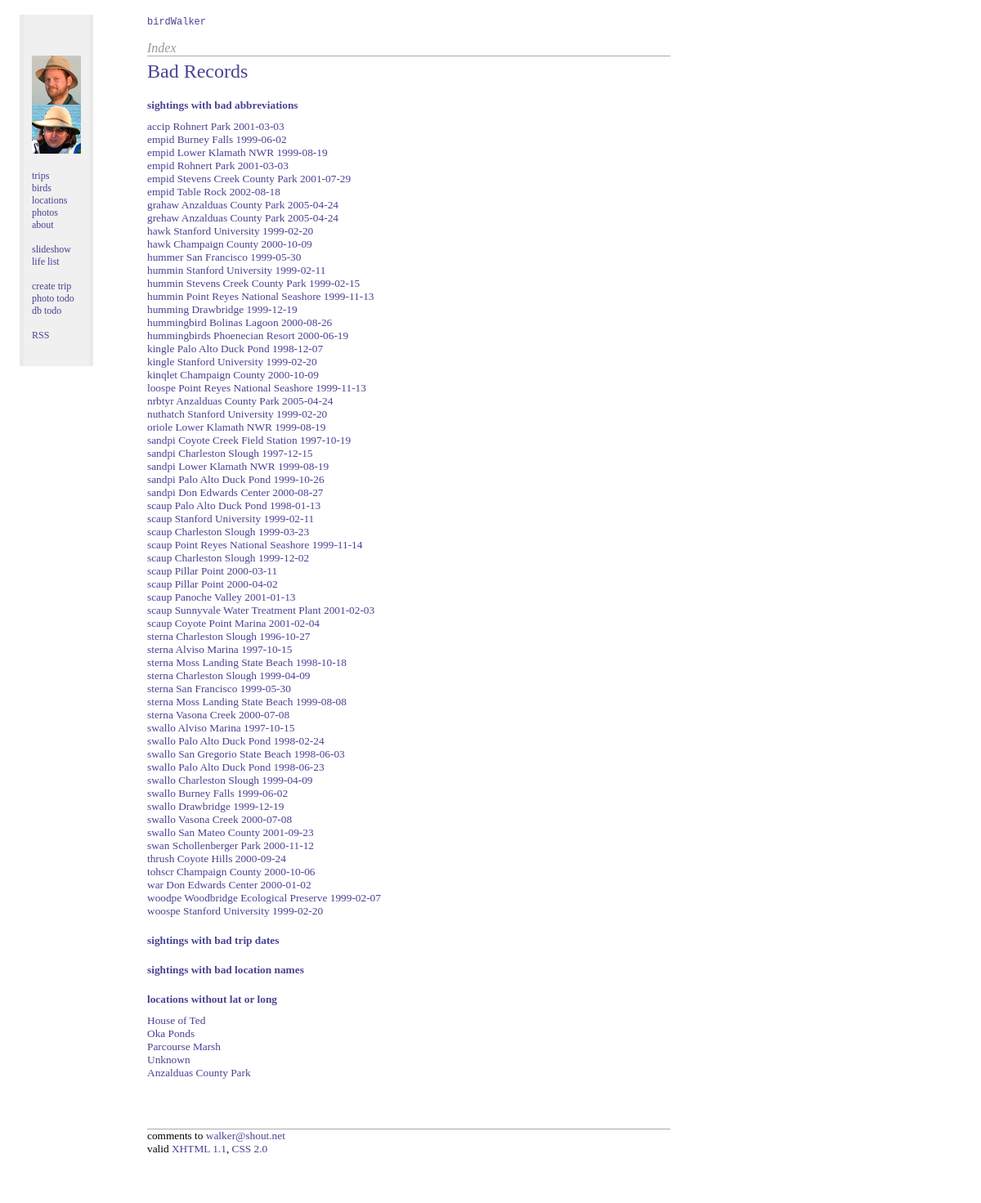
The page /errorcheck.php on the database its author committed.
### tables this page shows
CREATE TABLE location (
  objectid mediumint(9) NOT NULL auto_increment,
  Name varchar(255),
  ReferenceURL text,
  City text,
  County varchar(255),
  State char(2),
  Notes text,
  LatLongSystem text,
  Latitude float(10),
  Longitude float(10),
  PRIMARY KEY  (objectid),
  KEY NameIndex (Name),
  KEY CountyIndex (County),
  KEY StateIndex (State)
) TYPE=MyISAM;

### errorcheck.php (the view, shortened to what this page needs)
<?php
require_once("./birdwalker.php");
$badAbbrevs = performQuery("
    SELECT species.*,sighting.*, sighting.objectid AS sightingid
      FROM sighting
      LEFT JOIN species ON species.Abbreviation=sighting.SpeciesAbbreviation
      ORDER BY species.CommonName, sighting.SpeciesAbbreviation");
$missingLatLong = performQuery("
    SELECT * FROM location WHERE Latitude=0 OR Longitude=0");
?>
    <div class=contentright>
	  <div class=pagesubtitle>Index</div>
      <div class="titleblock">
	  <div class=pagetitle>Bad Records</div>
      </div>
<div class=heading>sightings with bad abbreviations</div>
<?
while($sightingInfo = mysql_fetch_array($badAbbrevs))
{
	if ($sightingInfo["CommonName"] == "") { ?>
        <a href="./sightingedit.php?id=<?= $sightingInfo["sightingid"] ?>">
        <?= $sightingInfo["SpeciesAbbreviation"] ?> <?= $sightingInfo["LocationName"] ?> <?= $sightingInfo["TripDate"] ?>
        </a><br>
 <?	} else {
		break;
	}
}
?>
<div class=heading>sightings with bad trip dates</div>
<div class=heading>sightings with bad location names</div>
<div class=heading>locations without lat or long</div>
<?
while($locationInfo = mysql_fetch_array($missingLatLong))
{
	echo "<a href=\"./locationcreate.php?id=" . $locationInfo["objectid"] . "\">" . $locationInfo["Name"] . "</a><br/>\n";
}
?>
</div>

### stylesheet.css (style rules this page uses)
.contentright { font: 10pt "Gill Sans", "Gill Sans MT", SansSerif; left: 15%; width: 640px; top: 50px; padding-bottom: 30px; position: absolute; }
.pagetitle { font: 18pt "Gill Sans", "Gill Sans MT", SansSerif; color:#484393 }
.pagesubtitle { font: 12pt "Gill Sans", "Gill Sans MT", SansSerif; font-style: italic; color: #999999 }
.heading { font-weight: bold; margin-top: 20px; margin-bottom: 10px; clear: both; color: #484393 }
.titleblock { border-top: solid 1px #AAAAAA; padding-top: 5px; margin-bottom: 5px }
a { color:#484393; text-decoration:none; }

### rows shown on the page
location: Name "House of Ted"
location: Name "Oka Ponds"
location: Name "Parcourse Marsh"
location: Name "Unknown"
location: Name "Anzalduas County Park"

### other values the page prints
$sightingInfo["SpeciesAbbreviation"] "accip"
$sightingInfo["LocationName"] "Rohnert Park"
$sightingInfo["TripDate"] "2001-03-03"
$sightingInfo["SpeciesAbbreviation"] "empid"
$sightingInfo["LocationName"] "Burney Falls"
$sightingInfo["TripDate"] "1999-06-02"
$sightingInfo["LocationName"] "Lower Klamath NWR"
$sightingInfo["TripDate"] "1999-08-19"
$sightingInfo["LocationName"] "Stevens Creek County Park"
$sightingInfo["TripDate"] "2001-07-29"
$sightingInfo["LocationName"] "Table Rock"
$sightingInfo["TripDate"] "2002-08-18"
$sightingInfo["SpeciesAbbreviation"] "grahaw"
$sightingInfo["LocationName"] "Anzalduas County Park"
$sightingInfo["TripDate"] "2005-04-24"
